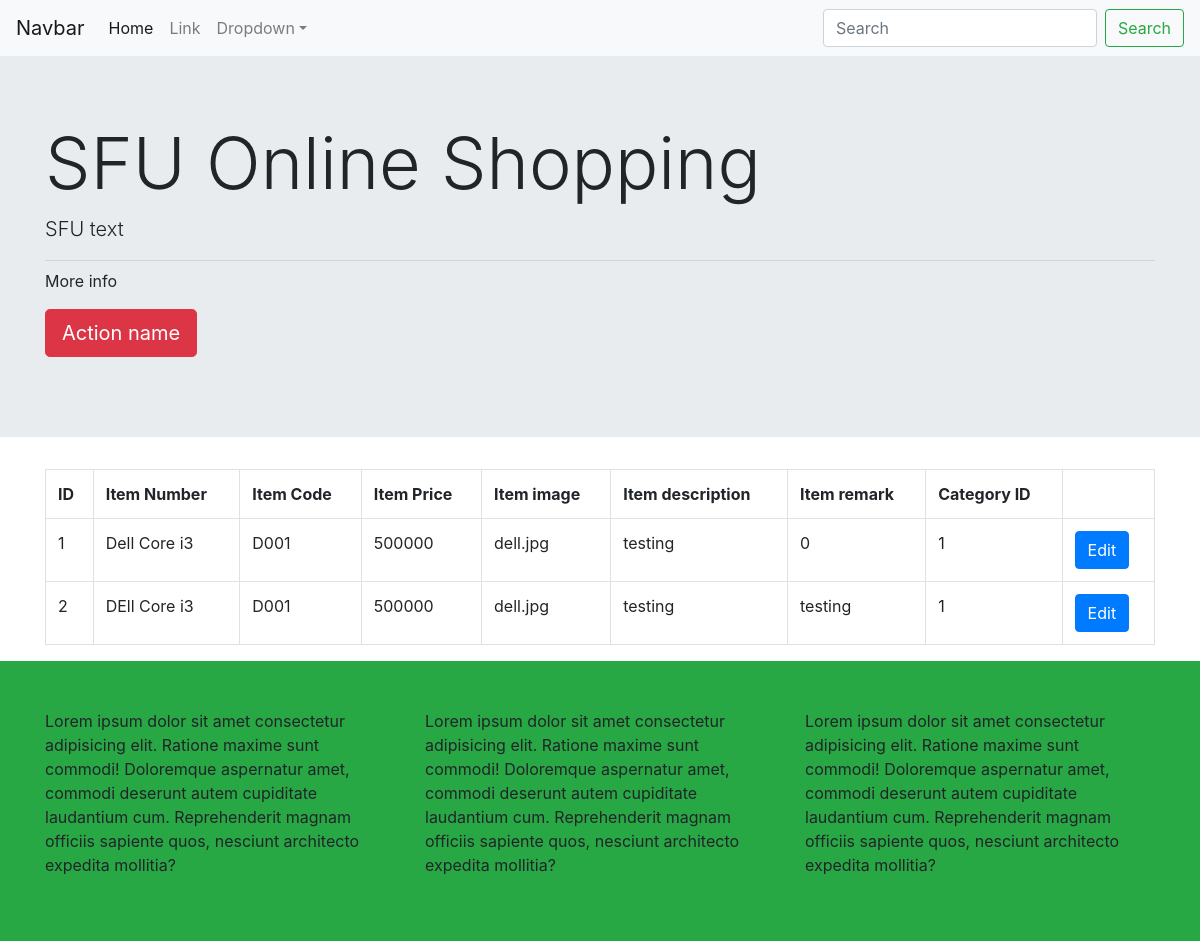
/senddata.php, run on the app's committed database.
### tables this page shows
CREATE TABLE `items` (
  `id` int(11) NOT NULL,
  `item_name` varchar(255) NOT NULL,
  `item_code` varchar(255) NOT NULL,
  `item_price` int(11) NOT NULL,
  `item_image` varchar(255) NOT NULL,
  `item_description` text NOT NULL,
  `item_remark` varchar(255) NOT NULL,
  `category_id` int(11) NOT NULL
);

### senddata.php (the view, shortened to what this page needs)
<?php
    $con = mysqli_connect(DB_SERVER,DB_USERNAME,DB_PASSWORD,DB_NAME);
?>
<!DOCTYPE html>
<html lang="en">
<head>
    <link rel="stylesheet" href="https://cdnjs.cloudflare.com/ajax/libs/twitter-bootstrap/4.5.0/css/bootstrap.css">
</head>
<body>
    <?php include('nav.php');?>
    <div class="container">
        <div class="row">
            <div class="col-md-12">
                <table class="table table-bordered">
                    <tr>
                        <th>ID</th>
                        <th>Item Number</th>
                        <th>Item Code</th>
                        <th>Item Price</th>
                        <th>Item image</th>
                        <th>Item description</th>
                        <th>Item remark</th>
                        <th>Category ID</th>
                        <th></th>
                    </tr>
                    <?php
                        $readData = "SELECT * FROM items";
                        $resultData = mysqli_query($con,$readData);
                        $rowCount = mysqli_num_rows($resultData);
                        if($rowCount > 0){
                            while($row = mysqli_fetch_assoc($resultData))
                            {
                    ?>
                    <tr>
                        <td><?php echo $row['id'];?></td>
                        <td><?php echo $row['item_name'];?></td>
                        <td><?php echo $row['item_code'];?></td>
                        <td><?php echo $row['item_price'];?></td>
                        <td><?php echo $row['item_image'];?></td>
                        <td><?php echo $row['item_description'];?></td>
                        <td><?php echo $row['item_remark'];?></td>
                        <td><?php echo $row['category_id'];?></td>
                        <td>
                        <a href="edit.php?id=<?php.echo $row['$id'];?>" class="btn btn-primary">Edit
                        </a>
                        </td>
                    </tr>
                    <?php
                     }
                        }
                        else{
                            echo "There is no record!";
                        }
                    ?>
                </table>
            </div>
        </div>
    </div>
    <section class="bg-success py-5">
        <div class="container">
            <div class="row">
                <div class="col-md-4">
                    <p>Lorem ipsum dolor sit amet consectetur adipisicing elit. Ratione maxime sunt commodi! Doloremque aspernatur amet, commodi deserunt autem cupiditate laudantium cum. Reprehenderit magnam officiis sapiente quos, nesciunt architecto expedita mollitia?</p>
                </div>
                <div class="col-md-4">
                    <p>Lorem ipsum dolor sit amet consectetur adipisicing elit. Ratione maxime sunt commodi! Doloremque aspernatur amet, commodi deserunt autem cupiditate laudantium cum. Reprehenderit magnam officiis sapiente quos, nesciunt architecto expedita mollitia?</p>
                </div>
                <div class="col-md-4">
                    <p>Lorem ipsum dolor sit amet consectetur adipisicing elit. Ratione maxime sunt commodi! Doloremque aspernatur amet, commodi deserunt autem cupiditate laudantium cum. Reprehenderit magnam officiis sapiente quos, nesciunt architecto expedita mollitia?</p>
                </div>
            </div>
        </div>
    </section>
</body>
</html>

### nav.php (shortened to what this page needs)
<nav class="navbar navbar-expand-sm navbar-light bg-light">
        <a class="navbar-brand" href="#">Navbar</a>
        <div class="collapse navbar-collapse" id="collapsibleNavId">
            <ul class="navbar-nav mr-auto mt-2 mt-lg-0">
                <li class="nav-item active">
                    <a class="nav-link" href="index.php">Home <span class="sr-only">(current)</span></a>
                </li>
                <li class="nav-item">
                    <a class="nav-link" href="#">Link</a>
                </li>
                <li class="nav-item dropdown">
                    <a class="nav-link dropdown-toggle" href="#" id="dropdownId" data-toggle="dropdown" aria-haspopup="true" aria-expanded="false">Dropdown</a>
                </li>
            </ul>
            <form class="form-inline my-2 my-lg-0">
                <input class="form-control mr-sm-2" type="text" placeholder="Search">
                <button class="btn btn-outline-success my-2 my-sm-0" type="submit">Search</button>
            </form>
        </div>
    </nav>
    <div class="jumbotron jumbotron-fluid">
        <div class="container">
            <h1 class="display-3">SFU Online Shopping</h1>
            <p class="lead">SFU text</p>
            <hr class="my-2">
            <p>More info</p>
            <p class="lead">
                <a class="btn btn-danger btn-lg" href="Jumbo action link" role="button">Action name</a>
            </p>
        </div>
    </div>

### data on the page
items: id "1", item_name "Dell Core i3", item_code "D001", item_price "500000", item_image "dell.jpg", item_description "testing", item_remark "0", category "1"
items: id "2", item_name "DEll Core i3", item_code "D001", item_price "500000", item_image "dell.jpg", item_description "testing", item_remark "testing", category "1"
